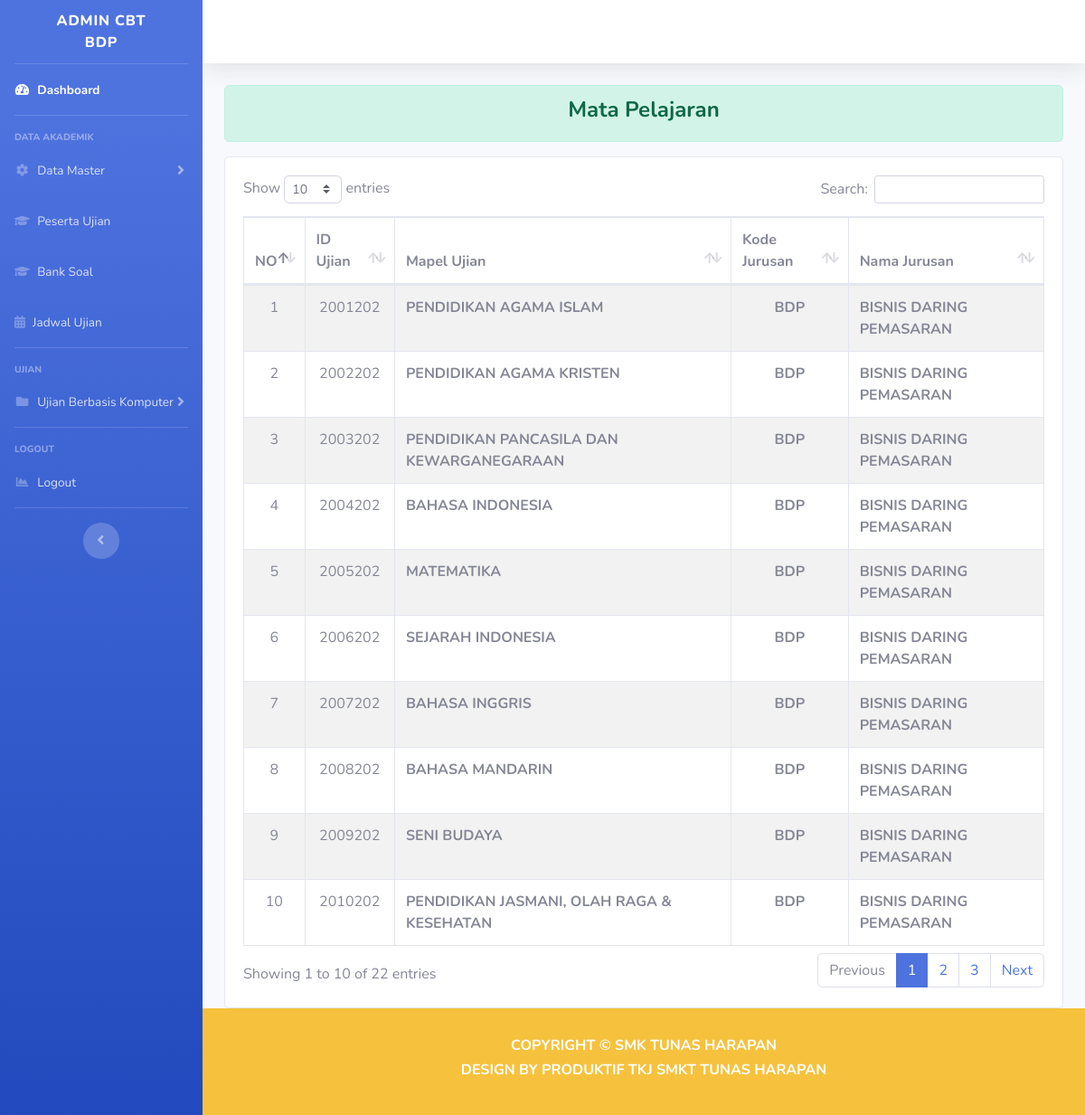
Page /index.php/dashboard_bdp/mata_pelajaran on the committed database.
### tables this page shows
CREATE TABLE `a_mapel` (
  `id_mapel` int(18) NOT NULL,
  `nama_mapel` varchar(255) NOT NULL,
  `jurusan` varchar(16) NOT NULL
);

CREATE TABLE `a_jurusan` (
  `id` int(11) NOT NULL,
  `kode` varchar(8) NOT NULL,
  `jurusan` varchar(128) NOT NULL
);

### application/controllers/Dashboard_bdp.php (called while the page is built, shortened)
<?php
class Dashboard_bdp extends CI_Controller
{
    function __construct()
    {
        $this->load->model('Model_jurusan');
    }
    public function mata_pelajaran()
    {
        $isi['mapel'] = $this->Model_mapel->dataMapelBDP();
        $isi['content'] = 'BDP/tampilan_mata_pelajaran';
        $this->load->view('BDP/templates/header');
        $this->load->view('BDP/tampilan_dashboard', $isi);
        $this->load->view('BDP/templates/footer');
    }
}

### index.php (called while the page is built, shortened)
<?php
require_once BASEPATH.'core/CodeIgniter.php';

### application/models/Model_mapel.php (called while the page is built, shortened)
<?php
class Model_mapel extends CI_Model
{
    public function dataMapelBDP()
    {
        $sql = "SELECT a_mapel.*,a_jurusan.jurusan AS nama_jurusan FROM `a_mapel`
                INNER JOIN a_jurusan
                ON a_mapel.jurusan=a_jurusan.kode
                WHERE a_mapel.jurusan='BDP';";
        $query = $this->db->query($sql);
        return $query->result_array();
    }
}

### application/views/BDP/tampilan_mata_pelajaran.php (the view)
<div class="alert alert-success" role="alert">
    <h4 class="text-center font-weight-bold">Mata Pelajaran</h4>
</div>
<div class="row mt-2">
    <div class="col-md">
        <div class="card">
            <div class="card-body">
                <div class="table-responsive">
                    <table class="table table-striped table-bordered" id="dataTable" width="100%" cellspacing="0">
                        <thead>
                            <tr>
                                <th>NO</th>
                                <th>ID Ujian</th>
                                <th>Mapel Ujian</th>
                                <th>Kode Jurusan</th>
                                <th>Nama Jurusan</th>
                            </tr>
                        </thead>
                        <tbody>
                            <tr>
                                <?php
                                $no = 1;
                                foreach ($mapel as $row) {
                                ?>
                                    <td class="text-center"><?= $no++ ?></td>
                                    <td class="text-center"><?= $row['id_mapel'] ?></td>
                                    <td class="font-weight-bold "><?= $row['nama_mapel'] ?></td>
                                    <td class="font-weight-bold text-center"><?= $row['jurusan'] ?></td>
                                    <td class="font-weight-bold "><?= $row['nama_jurusan'] ?></td>
                            </tr>
                        <?php } ?>
                        </tbody>
                    </table>
                </div>
            </div>
        </div>
    </div>
</div>

### rows in the picture
a_mapel: id_mapel "2001202", nama_mapel "PENDIDIKAN AGAMA ISLAM", jurusan "BDP", a_jurusan.jurusan "BISNIS DARING PEMASARAN"
a_mapel: id_mapel "2002202", nama_mapel "PENDIDIKAN AGAMA KRISTEN", jurusan "BDP", a_jurusan.jurusan "BISNIS DARING PEMASARAN"
a_mapel: id_mapel "2003202", nama_mapel "PENDIDIKAN PANCASILA DAN KEWARGANEGARAAN", jurusan "BDP", a_jurusan.jurusan "BISNIS DARING PEMASARAN"
a_mapel: id_mapel "2004202", nama_mapel "BAHASA INDONESIA", jurusan "BDP", a_jurusan.jurusan "BISNIS DARING PEMASARAN"
a_mapel: id_mapel "2005202", nama_mapel "MATEMATIKA", jurusan "BDP", a_jurusan.jurusan "BISNIS DARING PEMASARAN"
a_mapel: id_mapel "2006202", nama_mapel "SEJARAH INDONESIA", jurusan "BDP", a_jurusan.jurusan "BISNIS DARING PEMASARAN"
a_mapel: id_mapel "2007202", nama_mapel "BAHASA INGGRIS", jurusan "BDP", a_jurusan.jurusan "BISNIS DARING PEMASARAN"
a_mapel: id_mapel "2008202", nama_mapel "BAHASA MANDARIN", jurusan "BDP", a_jurusan.jurusan "BISNIS DARING PEMASARAN"
a_mapel: id_mapel "2009202", nama_mapel "SENI BUDAYA", jurusan "BDP", a_jurusan.jurusan "BISNIS DARING PEMASARAN"
a_mapel: id_mapel "2010202", nama_mapel "PENDIDIKAN JASMANI, OLAH RAGA & KESEHATAN", jurusan "BDP", a_jurusan.jurusan "BISNIS DARING PEMASARAN"
